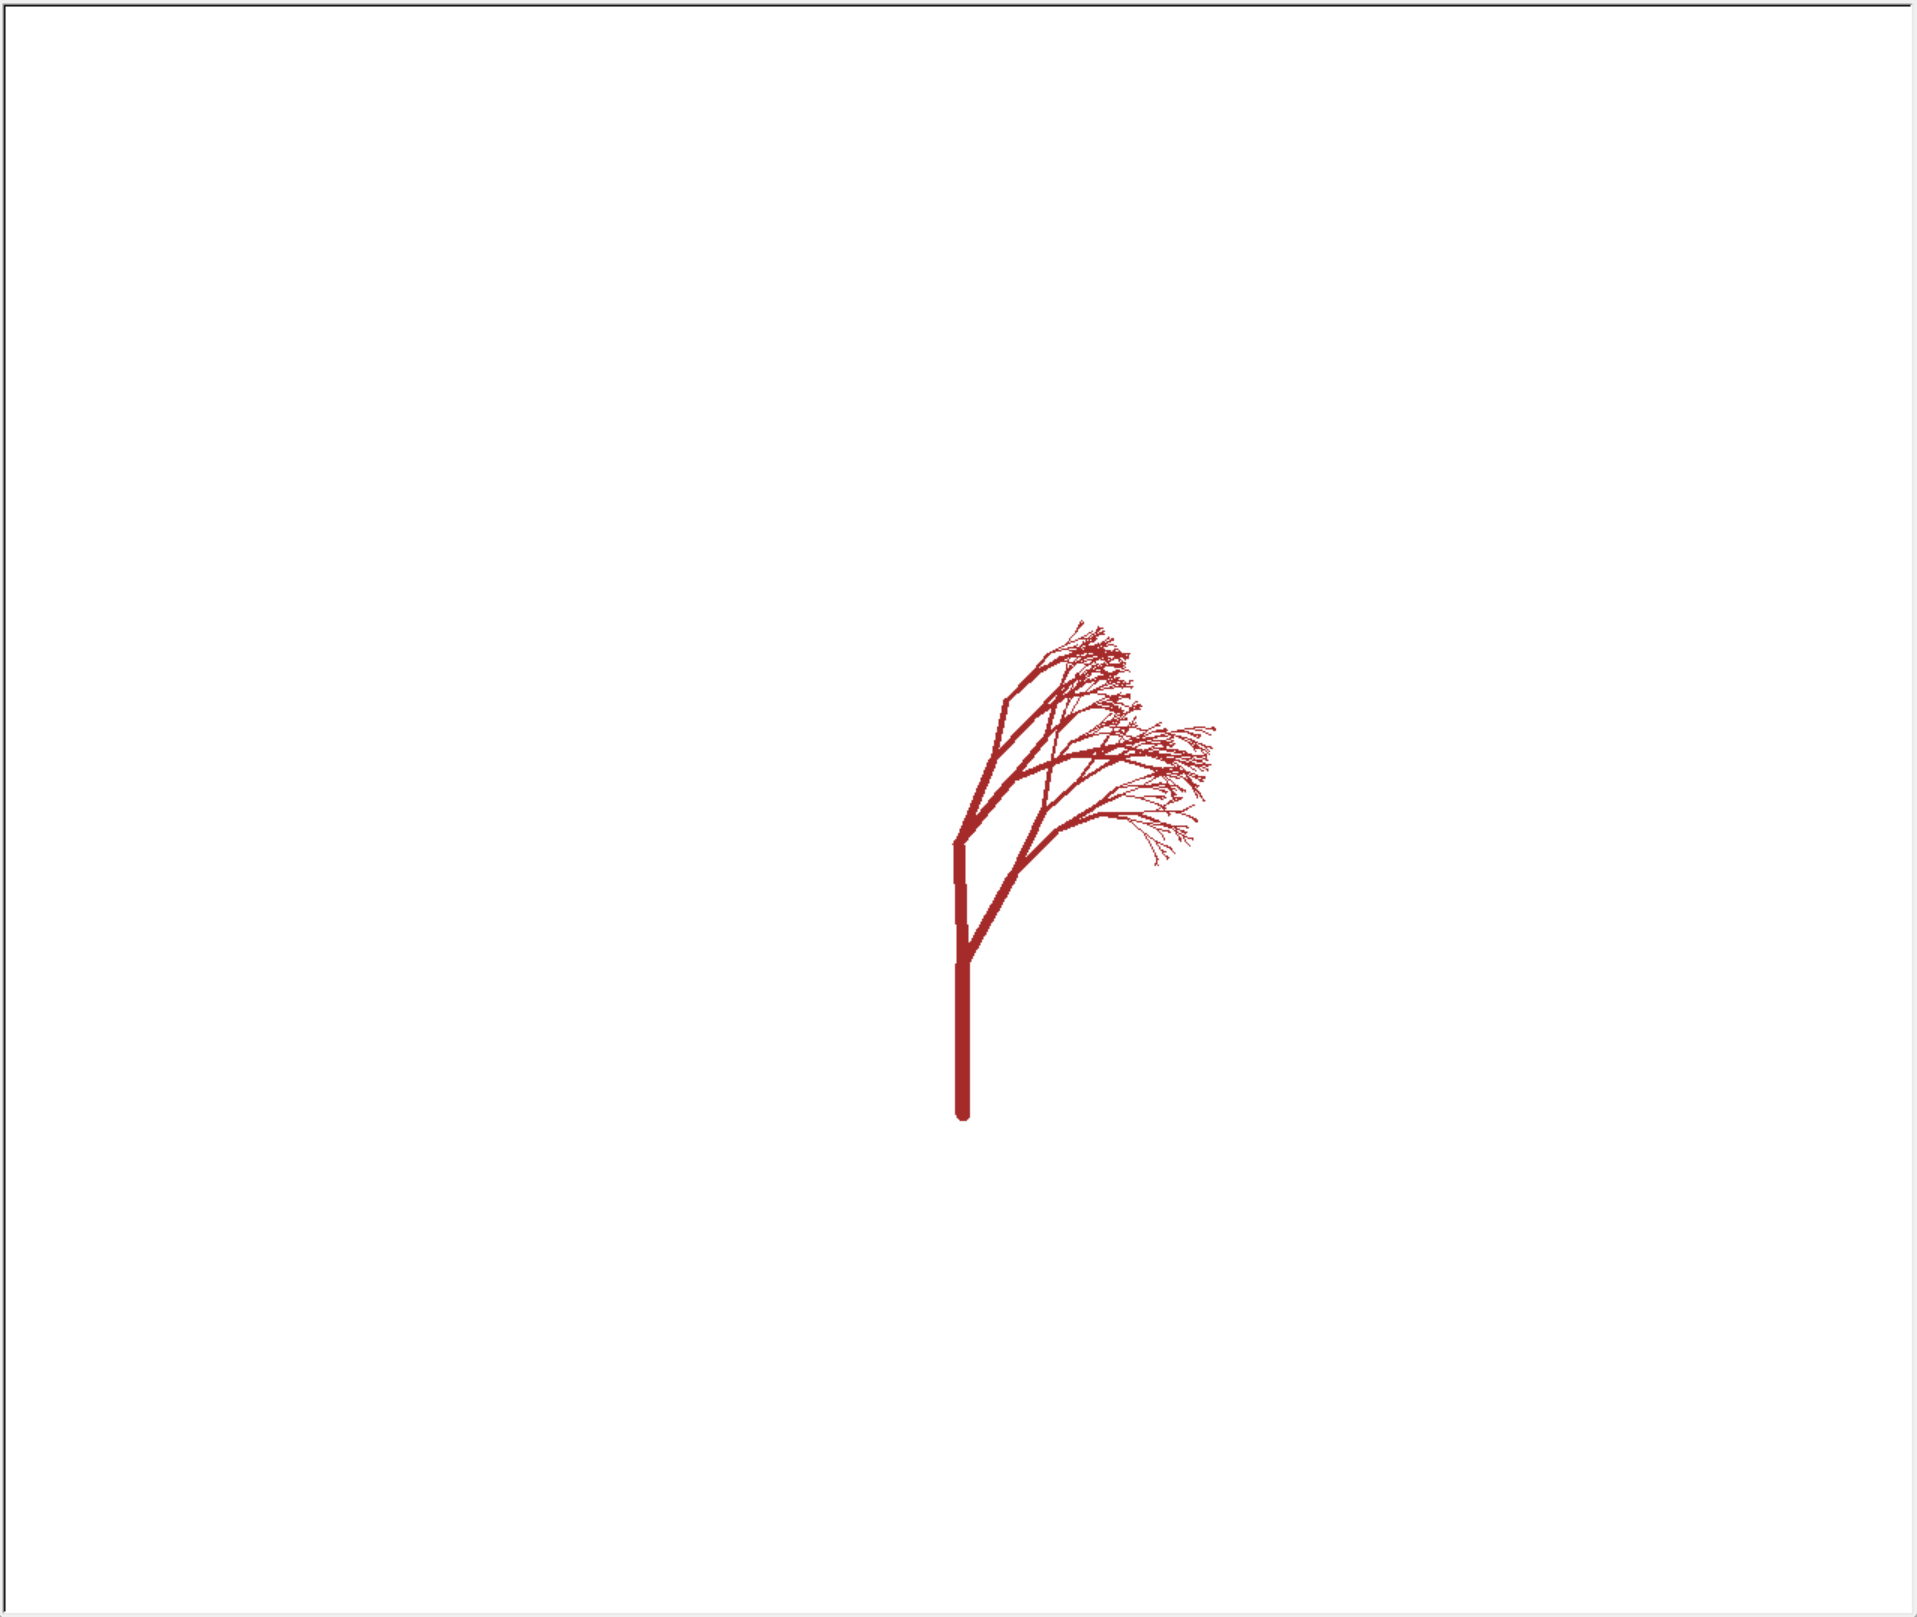

Python code for this plot:
#anthropic/claude-3.5-sonnet
import turtle
import random

def draw_tree(t, branch_len, angle, min_length=5):
    """
    Recursively draws a tree using turtle graphics
    
    Args:
        t: turtle object
        branch_len: length of the current branch
        angle: base angle for branching
        min_length: minimum branch length to stop recursion
    """
    # Save the current state
    t.width(max(1, branch_len/10))  # Branch thickness proportional to length
    
    # Draw the branch
    t.forward(branch_len)
    
    # Only create sub-branches if branch is long enough
    if branch_len > min_length:
        # Right sub-branch
        t.right(angle + random.randint(-15, 15))
        # Save position and heading
        pos = t.position()
        heading = t.heading()
        
        # Recursively draw right sub-branch
        draw_tree(t, branch_len * random.uniform(0.6, 0.8), angle * 0.9)
        
        # Return to saved position and heading
        t.penup()
        t.setposition(pos)
        t.setheading(heading)
        t.pendown()
        
        # Left sub-branch
        t.left(angle + random.randint(-15, 15))
        draw_tree(t, branch_len * random.uniform(0.6, 0.8), angle * 0.9)
        
        # Return to start of current branch
        t.penup()
        t.setposition(pos)
        t.setheading(heading)
        t.pendown()

def main():
    # Set up the screen
    screen = turtle.Screen()
    screen.bgcolor("white")
    screen.title("Recursive Tree")
    
    # Create and configure the turtle
    t = turtle.Turtle()
    t.speed(0)  # Fastest speed
    t.color("brown")
    t.left(90)  # Point turtle upward
    t.penup()
    t.setposition(0, -200)  # Start at bottom of screen
    t.pendown()
    
    # Draw the tree
    draw_tree(t, 100, 30)
    
    # Hide the turtle and display the result
    t.hideturtle()
    screen.mainloop()

if __name__ == "__main__":
    main()
